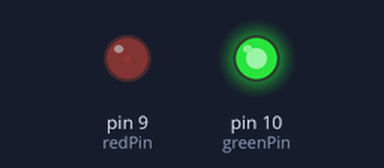
This sketch was run on a simulated Arduino Uno, built with avr-gcc and run on an emulated ATmega328P. On the bench: output pins drawn as LEDs (lit = HIGH).

Above: at 0.05 s.
At 2.25 s:
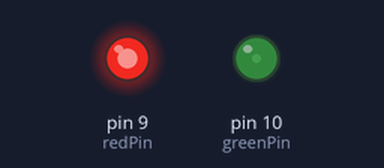
At 3.35 s:
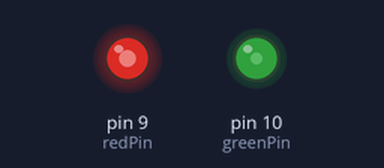
At 4.5 s:
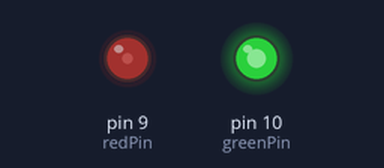
Timing chart, 0 to 6.6 s (numbered marks = the images above):
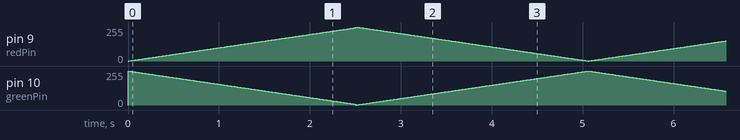

The sketch:

10D_ForLoops.ino
```cpp
int redPin = 9;
int greenPin = 10;
int x = 0;

void setup() {
  pinMode(redPin, OUTPUT);
  pinMode(greenPin, OUTPUT);
}

void loop() {
  for (int x = 0; x < 250; x++) {
    analogWrite(redPin, x);
    analogWrite(greenPin, 255 - x);
    delay(10);
  }

  for (int x = 255; x > 0; x--) {
    analogWrite(redPin, x);
    analogWrite(greenPin, 255 - x);
    delay(10);
  }
}
```
